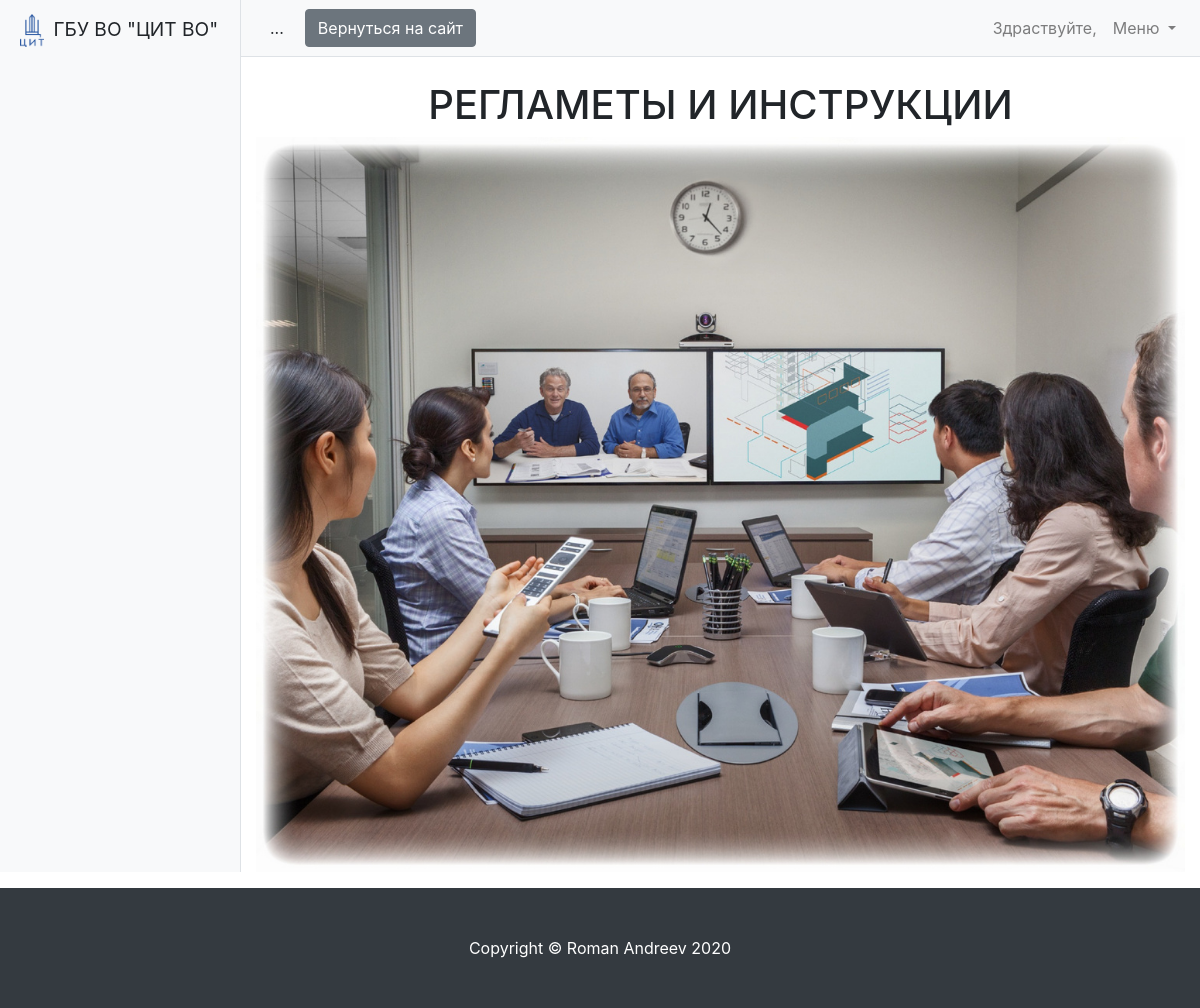
/help/ (signed in), run on an earlier commit of the app's database.
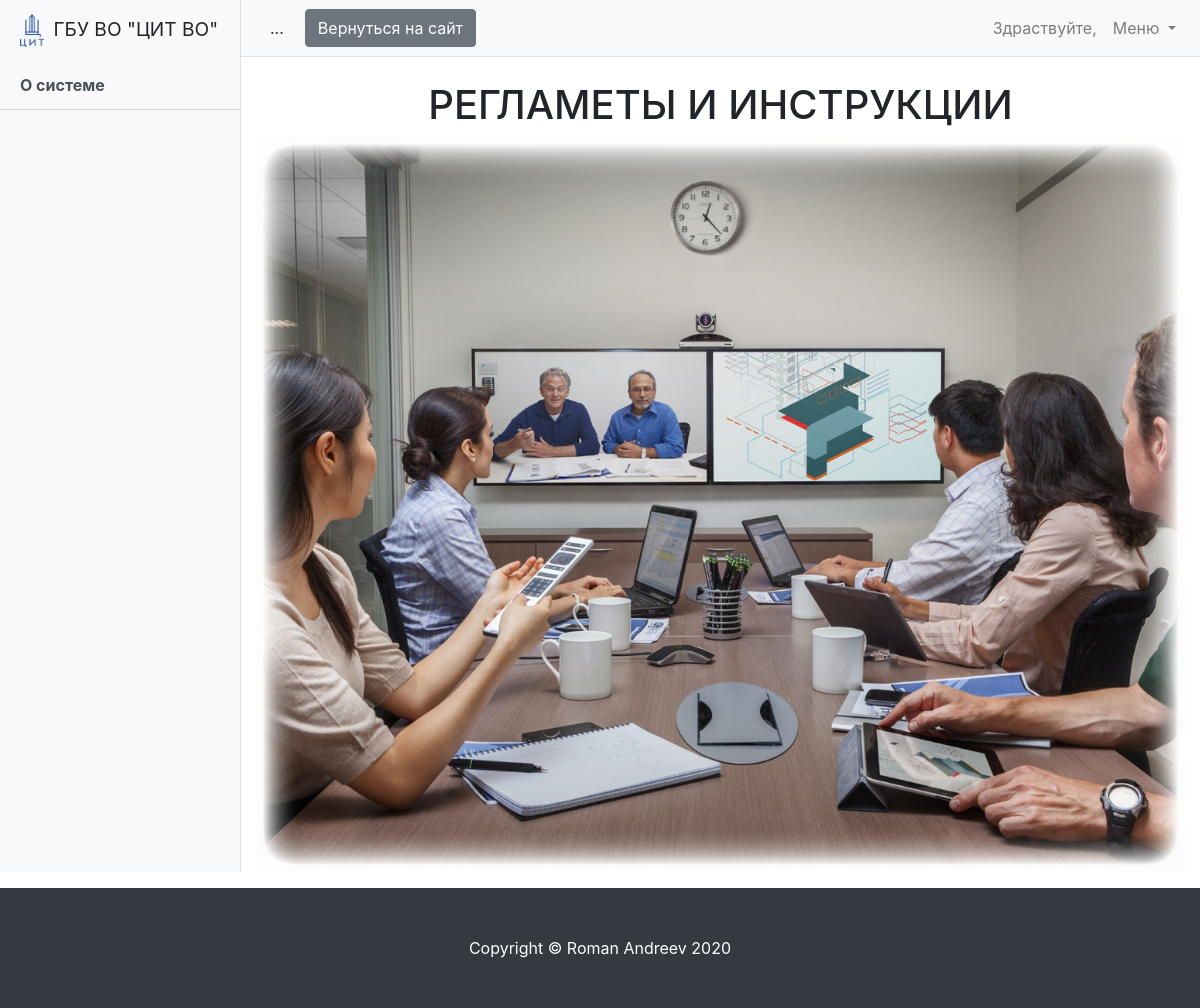
And on a later commit of the database.
### help/models.py (models this page shows, shortened)
class Section(models.Model):
    serial_number = models.SmallIntegerField(verbose_name='Порядковый номер', unique=True)
    name = models.CharField(max_length=20)
    def get_page_list(self):
        return Page.objects.filter(section=self)
    class Meta:
        ordering = ['serial_number']
        verbose_name = 'Раздел'
        verbose_name_plural = 'Разделы'

### help/views.py (the view)
# urls.py: path('', HelpIndexView.as_view(), name='help_index_page'),
class HelpIndexView(LoginRequiredMixin, TemplateView):
    template_name = "help/help_page.html"
    def get_context_data(self, **kwargs):
        context = super().get_context_data(**kwargs)
        context['section_list'] = Section.objects.all()
        return context

### help/models.py (called while the page is built)
    def get_absolute_url(self):
        return reverse('help_page', kwargs={'slug': self.slug})

### help/templates/help/help_page.html (shortened to what this page needs)
{% extends "base.html" %}
{% load static %}
{% block bottom_nav %}
<a class="btn btn-secondary ml-2" href="{% url 'event_list' %}">Вернуться на сайт<span class="sr-only">(current)</span></a>
{% endblock bottom_nav %}
{% block sidebar_link %}
<div id="accordion">
  {% for section in section_list %}
  <div class="list-group list-group-flush">
    <div class="link list-group-item list-group-item-action bg-light bg-gradient"><b>{{ section.name }}</b></div>
  </div>
  {% endfor %}
</div>
{% endblock sidebar_link %}
{% block content %}
<div class="text-center">
  <h1 class="mt-4">РЕГЛАМЕТЫ И ИНСТРУКЦИИ</h1>
</div>
<img src="{% static 'vcs.jpg' %}" class="img-fluid" alt="...">
{% endblock content %}

### templates/base.html (shortened to what this page needs)
<!DOCTYPE html>
<html lang="en">
{% load static %}
<head>
    <link href="{% static 'vendor/bootstrap/css/bootstrap.min.css' %}" rel="stylesheet">
    <link href=" {% static 'css/simple-sidebar.css' %}" rel="stylesheet">
</head>
<body>
<div class="d-flex" id="wrapper">
    {% block sidebar %}
    <div class="bg-light border-right" id="sidebar-wrapper">
        <div class="sidebar-heading">
            <img src="{% static 'image.png' %}" width="24" class="img-fluid mr-1" alt="...">
            ГБУ ВО "ЦИТ ВО"
        </div>
        <div class="list-group list-group-flush">
            {% block sidebar_link %}{% endblock sidebar_link %}
        </div>
    </div>
    <div id="page-content-wrapper">
        <nav class="navbar navbar-expand-lg navbar-light bg-light border-bottom">
            <button class="btn btn-light" id="menu-toggle">...</button>
            {% block bottom_nav %}{% endblock bottom_nav %}
            {% endblock sidebar %}
            <div class="collapse navbar-collapse" id="navbarSupportedContent">
                <ul class="navbar-nav ml-auto mt-2 mt-lg-0">
                    <li class="nav-item">
                        {% if request.user.is_authenticated %}
                        <a class="nav-link" href="{% url 'settings' %}">Здраствуйте, {{ request.user.first_name }}</a>
                        {% endif %}
                    </li>
                    <li class="nav-item dropdown">
                        <a class="nav-link dropdown-toggle" href="#" id="navbarDropdown" role="button" data-toggle="dropdown" aria-haspopup="true" aria-expanded="false">
                            Меню
                        </a>
                    </li>
                </ul>
            </div>
        </nav>
        <div class="container-fluid">
            <div >
                {% block content %}
                {% endblock content %}
            </div>
        </div>
    </div>
</div>
<footer class="py-5 bg-dark mt-3">
  <div class="container">
    <p class="m-0 text-center text-white">Copyright &copy; Roman Andreev 2020</p>
  </div>
</footer>
</body>
</html>

### static_dev/css/simple-sidebar.css (style rules this page uses)
#wrapper { overflow-x: hidden; }
#sidebar-wrapper { min-height: 100vh; margin-left: -15rem; -webkit-transition: margin .25s ease-out; -moz-transition: margin .25s ease-out; -o-transition: margin .25s ease-out; transition: margin .25s ease-out; }
#sidebar-wrapper .sidebar-heading { padding: 0.875rem 1.25rem; font-size: 1.2rem; }
#sidebar-wrapper .list-group { width: 15rem; }
#page-content-wrapper { min-width: 100vw; }
@media (min-width: 768px) { #sidebar-wrapper { margin-left: 0; } }
@media (min-width: 768px) { #page-content-wrapper { min-width: 0; width: 100%; } }

What changed in the data, as far as the page shows it:
added Section: name "О системе"
